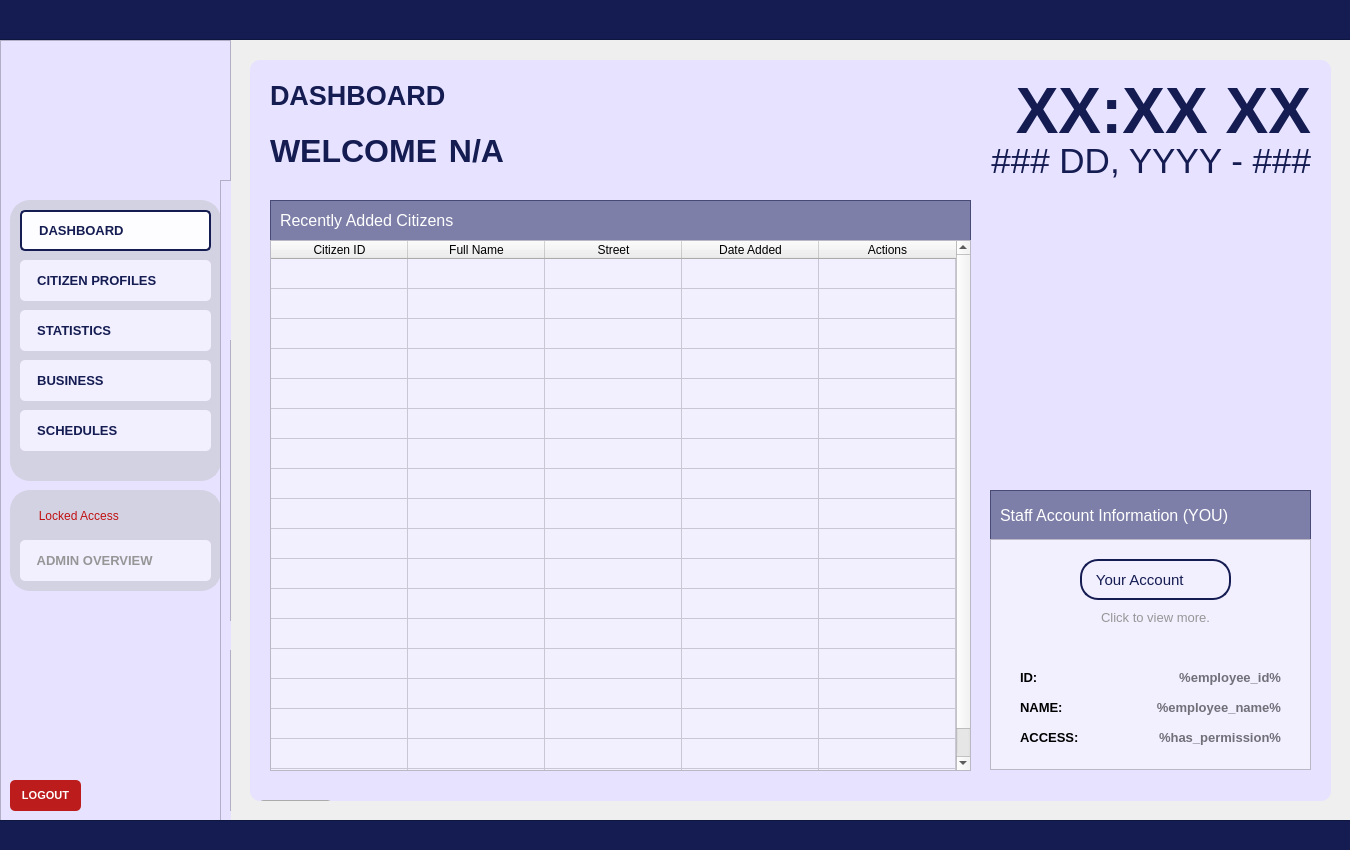
 <widget class="QWidget" name="User_dashboardWidget">
  <property name="geometry">
   <rect>
    <x>0</x>
    <y>0</y>
    <width>1350</width>
    <height>850</height>
   </rect>
  </property>
  <property name="sizePolicy">
   <sizepolicy hsizetype="Fixed" vsizetype="Fixed">
    <horstretch>0</horstretch>
    <verstretch>0</verstretch>
   </sizepolicy>
  </property>
  <property name="maximumSize">
   <size>
    <width>1350</width>
    <height>850</height>
   </size>
  </property>
  <property name="windowTitle">
   <string>Form</string>
  </property>
  <property name="styleSheet">
   <string notr="true">#User_dashboardWidget{
	background-color: #f2efff;
}</string>
  </property>
  <widget class="QFrame" name="baseNavFrame">
   <property name="geometry">
    <rect>
     <x>0</x>
     <y>40</y>
     <width>231</width>
     <height>781</height>
    </rect>
   </property>
   <property name="styleSheet">
    <string notr="true">#baseNavFrame {
	background-color: #e7e2ff;
}</string>
   </property>
   <property name="frameShape">
    <enum>QFrame::Shape::StyledPanel</enum>
   </property>
   <property name="frameShadow">
    <enum>QFrame::Shadow::Raised</enum>
   </property>
   <widget class="QFrame" name="baseNavFramesub1">
    <property name="geometry">
     <rect>
      <x>10</x>
      <y>160</y>
      <width>211</width>
      <height>281</height>
     </rect>
    </property>
    <property name="autoFillBackground">
     <bool>false</bool>
    </property>
    <property name="styleSheet">
     <string notr="true">#baseNavFramesub1{
	background-color: #d3d2e2;
	border-radius: 20px;
	border: 2px solid #d3d2e2;
	opacity: 0.1;
}</string>
    </property>
    <property name="frameShape">
     <enum>QFrame::Shape::StyledPanel</enum>
    </property>
    <property name="frameShadow">
     <enum>QFrame::Shadow::Raised</enum>
    </property>
    <widget class="QPushButton" name="nav_buttonDashboard">
     <property name="geometry">
      <rect>
       <x>10</x>
       <y>10</y>
       <width>191</width>
       <height>41</height>
      </rect>
     </property>
     <property name="font">
      <font>
       <family>Arial</family>
       <pointsize>10</pointsize>
       <bold>true</bold>
      </font>
     </property>
     <property name="cursor">
      <cursorShape>PointingHandCursor</cursorShape>
     </property>
     <property name="layoutDirection">
      <enum>Qt::LayoutDirection::LeftToRight</enum>
     </property>
     <property name="styleSheet">
      <string notr="true">#nav_buttonDashboard {
    background-color: #fdfdff;
    color: #141c52;
    border-radius: 5px;
	border: 2px solid #141c52; 
	text-align: left;
	padding: 10px;
}</string>
     </property>
     <property name="text">
      <string>  DASHBOARD</string>
     </property>
     <property name="icon">
      <iconset>
       <normaloff>../Assets/icon_dashboard.svg</normaloff>../Assets/icon_dashboard.svg</iconset>
     </property>
     <property name="iconSize">
      <size>
       <width>30</width>
       <height>30</height>
      </size>
     </property>
    </widget>
    <widget class="QPushButton" name="nav_buttonCitizenProfiles">
     <property name="geometry">
      <rect>
       <x>10</x>
       <y>60</y>
       <width>191</width>
       <height>41</height>
      </rect>
     </property>
     <property name="font">
      <font>
       <family>Arial</family>
       <pointsize>10</pointsize>
       <bold>true</bold>
      </font>
     </property>
     <property name="cursor">
      <cursorShape>PointingHandCursor</cursorShape>
     </property>
     <property name="styleSheet">
      <string notr="true">#nav_buttonCitizenProfiles {
    background-color: #f2efff;
    color: #141c52;
    border-radius: 5px;
	text-align: left;;
    padding: 10px; /* Optional: Adjusts spacing inside the button */
}
#nav_buttonCitizenProfiles:hover {
    background-color: #fdfdff; /* Slightly lighter blue when hovered */
}
#nav_buttonCitizenProfiles:pressed {
    background-color: #e7e5f4; /* Darker blue when clicked */
}</string>
     </property>
     <property name="text">
      <string>  CITIZEN PROFILES</string>
     </property>
     <property name="icon">
      <iconset>
       <normaloff>../Assets/icon_citizenprofiles.svg</normaloff>../Assets/icon_citizenprofiles.svg</iconset>
     </property>
     <property name="iconSize">
      <size>
       <width>30</width>
       <height>30</height>
      </size>
     </property>
    </widget>
    <widget class="QPushButton" name="nav_buttonStatistics">
     <property name="geometry">
      <rect>
       <x>10</x>
       <y>110</y>
       <width>191</width>
       <height>41</height>
      </rect>
     </property>
     <property name="font">
      <font>
       <family>Arial</family>
       <pointsize>10</pointsize>
       <bold>true</bold>
      </font>
     </property>
     <property name="cursor">
      <cursorShape>PointingHandCursor</cursorShape>
     </property>
     <property name="styleSheet">
      <string notr="true">#nav_buttonStatistics {
    background-color: #f2efff;
    color: #141c52;
    border-radius: 5px;
	text-align: left;
    padding: 10px; /* Optional: Adjusts spacing inside the button */
}
#nav_buttonStatistics:hover {
    background-color: #fdfdff; /* Slightly lighter blue when hovered */
}
#nav_buttonStatistics:pressed {
    background-color: #e7e5f4; /* Darker blue when clicked */
}</string>
     </property>
     <property name="text">
      <string>  STATISTICS</string>
     </property>
     <property name="icon">
      <iconset>
       <normaloff>../Assets/icon_statistics.svg</normaloff>../Assets/icon_statistics.svg</iconset>
     </property>
     <property name="iconSize">
      <size>
       <width>30</width>
       <height>30</height>
      </size>
     </property>
    </widget>
    <widget class="QPushButton" name="nav_buttonSchedules">
     <property name="geometry">
      <rect>
       <x>10</x>
       <y>210</y>
       <width>191</width>
       <height>41</height>
      </rect>
     </property>
     <property name="font">
      <font>
       <family>Arial</family>
       <pointsize>10</pointsize>
       <bold>true</bold>
      </font>
     </property>
     <property name="cursor">
      <cursorShape>PointingHandCursor</cursorShape>
     </property>
     <property name="styleSheet">
      <string notr="true">#nav_buttonSchedules {
    background-color: #f2efff;
    color: #141c52;
    border-radius: 5px;
	text-align: left;
    padding: 10px; /* Optional: Adjusts spacing inside the button */
}
#nav_buttonSchedules:hover {
    background-color: #fdfdff; /* Slightly lighter blue when hovered */
}
#nav_buttonSchedules:pressed {
    background-color: #e7e5f4; /* Darker blue when clicked */
}</string>
     </property>
     <property name="text">
      <string>  SCHEDULES</string>
     </property>
     <property name="icon">
      <iconset>
       <normaloff>../Assets/icon_schedule.svg</normaloff>../Assets/icon_schedule.svg</iconset>
     </property>
     <property name="iconSize">
      <size>
       <width>30</width>
       <height>30</height>
      </size>
     </property>
    </widget>
    <widget class="QPushButton" name="nav_buttonBusiness">
     <property name="geometry">
      <rect>
       <x>10</x>
       <y>160</y>
       <width>191</width>
       <height>41</height>
      </rect>
     </property>
     <property name="font">
      <font>
       <family>Arial</family>
       <pointsize>10</pointsize>
       <bold>true</bold>
      </font>
     </property>
     <property name="cursor">
      <cursorShape>PointingHandCursor</cursorShape>
     </property>
     <property name="styleSheet">
      <string notr="true">#nav_buttonBusiness {
    background-color: #f2efff;
    color: #141c52;
    border-radius: 5px;
	text-align: left;
    padding: 10px; /* Optional: Adjusts spacing inside the button */
}
#nav_buttonBusiness:hover {
    background-color: #fdfdff; /* Slightly lighter blue when hovered */
}
#nav_buttonBusiness:pressed {
    background-color: #e7e5f4; /* Darker blue when clicked */
}</string>
     </property>
     <property name="text">
      <string>  BUSINESS</string>
     </property>
     <property name="icon">
      <iconset>
       <normaloff>../Assets/icon_business.svg</normaloff>../Assets/icon_business.svg</iconset>
     </property>
     <property name="iconSize">
      <size>
       <width>30</width>
       <height>30</height>
      </size>
     </property>
    </widget>
   </widget>
   <widget class="QFrame" name="baseNavFramesub2">
    <property name="geometry">
     <rect>
      <x>10</x>
      <y>450</y>
      <width>211</width>
      <height>101</height>
     </rect>
    </property>
    <property name="autoFillBackground">
     <bool>false</bool>
    </property>
    <property name="styleSheet">
     <string notr="true">#baseNavFramesub2{
	background-color: #d3d2e2;
	border-radius: 20px;
	border: 2px solid #d3d2e2;
	opacity: 0.1;
}</string>
    </property>
    <property name="frameShape">
     <enum>QFrame::Shape::StyledPanel</enum>
    </property>
    <property name="frameShadow">
     <enum>QFrame::Shadow::Raised</enum>
    </property>
    <widget class="QPushButton" name="nav_buttonAdminOverview">
     <property name="geometry">
      <rect>
       <x>10</x>
       <y>50</y>
       <width>191</width>
       <height>41</height>
      </rect>
     </property>
     <property name="font">
      <font>
       <family>Arial</family>
       <pointsize>10</pointsize>
       <bold>true</bold>
      </font>
     </property>
     <property name="cursor">
      <cursorShape>ForbiddenCursor</cursorShape>
     </property>
     <property name="styleSheet">
      <string notr="true">#nav_buttonAdminOverview {
    background-color: #f2efff;
    color: #969696;
    border-radius: 5px;
	text-align: left;
    padding: 10px; /* Optional: Adjusts spacing inside the button */
}
/*#nav_buttonAdminOverview:hover {
    background-color: #fdfdff;
}
#nav_buttonAdminOverview:pressed {
    background-color: #e7e5f4; 
}*/</string>
     </property>
     <property name="text">
      <string>  ADMIN OVERVIEW</string>
     </property>
     <property name="icon">
      <iconset>
       <normaloff>../Assets/icon_adminoverview_off.svg</normaloff>../Assets/icon_adminoverview_off.svg</iconset>
     </property>
     <property name="iconSize">
      <size>
       <width>30</width>
       <height>30</height>
      </size>
     </property>
    </widget>
    <widget class="QPushButton" name="nav_isLocked">
     <property name="geometry">
      <rect>
       <x>10</x>
       <y>10</y>
       <width>111</width>
       <height>31</height>
      </rect>
     </property>
     <property name="styleSheet">
      <string notr="true">#nav_isLocked{
	background-color: #d3d2e2;
	border-radius: 20px;
	border: 2px solid #d3d2e2;
	opacity: 0.1;
	color: #c01111;
}</string>
     </property>
     <property name="text">
      <string>  Locked Access</string>
     </property>
     <property name="icon">
      <iconset>
       <normaloff>../../../../../../Downloads/icon_isLocked.svg</normaloff>../../../../../../Downloads/icon_isLocked.svg</iconset>
     </property>
     <property name="iconSize">
      <size>
       <width>20</width>
       <height>20</height>
      </size>
     </property>
    </widget>
   </widget>
   <widget class="QLabel" name="nav_imageLogo">
    <property name="geometry">
     <rect>
      <x>70</x>
      <y>30</y>
      <width>91</width>
      <height>91</height>
     </rect>
    </property>
    <property name="font">
     <font>
      <family>Arial</family>
      <pointsize>18</pointsize>
      <bold>true</bold>
     </font>
    </property>
    <property name="styleSheet">
     <string notr="true">#nav_imageLogo{	
	background-color: transparent;
	color: #ffffff;
}
</string>
    </property>
    <property name="text">
     <string/>
    </property>
    <property name="pixmap">
     <pixmap>../Assets/logo_brgyClear.png</pixmap>
    </property>
    <property name="scaledContents">
     <bool>true</bool>
    </property>
   </widget>
   <widget class="QPushButton" name="logout_buttonLogout">
    <property name="geometry">
     <rect>
      <x>10</x>
      <y>740</y>
      <width>71</width>
      <height>31</height>
     </rect>
    </property>
    <property name="font">
     <font>
      <family>Arial</family>
      <pointsize>8</pointsize>
      <bold>true</bold>
     </font>
    </property>
    <property name="cursor">
     <cursorShape>PointingHandCursor</cursorShape>
    </property>
    <property name="styleSheet">
     <string notr="true">#logout_buttonLogout {
    background-color: #bc1c1c;
    color: white;
    border-radius: 5px;
    padding: 10px; /* Optional: Adjusts spacing inside the button */
}
#logout_buttonLogout:hover {
    background-color: #d82020; /* Slightly lighter blue when hovered */
}
#logout_buttonLogout:pressed {
    background-color: #8c1515; /* Darker blue when clicked */
}</string>
    </property>
    <property name="text">
     <string>LOGOUT</string>
    </property>
   </widget>
   <widget class="QFrame" name="baseNavFrame_2">
    <property name="geometry">
     <rect>
      <x>220</x>
      <y>140</y>
      <width>231</width>
      <height>781</height>
     </rect>
    </property>
    <property name="styleSheet">
     <string notr="true">background-color: #e7e2ff;</string>
    </property>
    <property name="frameShape">
     <enum>QFrame::Shape::StyledPanel</enum>
    </property>
    <property name="frameShadow">
     <enum>QFrame::Shadow::Raised</enum>
    </property>
    <widget class="QFrame" name="baseNavFramesub1_2">
     <property name="geometry">
      <rect>
       <x>10</x>
       <y>160</y>
       <width>211</width>
       <height>281</height>
      </rect>
     </property>
     <property name="autoFillBackground">
      <bool>false</bool>
     </property>
     <property name="styleSheet">
      <string notr="true">#baseNavFramesub1{
	background-color: #d3d2e2;
	border-radius: 20px;
	border: 2px solid #d3d2e2;
	opacity: 0.1;
}</string>
     </property>
     <property name="frameShape">
      <enum>QFrame::Shape::StyledPanel</enum>
     </property>
     <property name="frameShadow">
      <enum>QFrame::Shadow::Raised</enum>
     </property>
    </widget>
    <widget class="QFrame" name="baseNavFramesub2_2">
     <property name="geometry">
      <rect>
       <x>10</x>
       <y>470</y>
       <width>211</width>
       <height>161</height>
      </rect>
     </property>
     <property name="autoFillBackground">
      <bool>false</bool>
     </property>
     <property name="styleSheet">
      <string notr="true">#baseNavFramesub2{
	background-color: #d3d2e2;
	border-radius: 20px;
	border: 2px solid #d3d2e2;
	opacity: 0.1;
}</string>
     </property>
     <property name="frameShape">
      <enum>QFrame::Shape::StyledPanel</enum>
     </property>
     <property name="frameShadow">
      <enum>QFrame::Shadow::Raised</enum>
     </property>
    </widget>
    <widget class="QLabel" name="login_imageLogo_2">
     <property name="geometry">
      <rect>
       <x>70</x>
       <y>30</y>
       <width>91</width>
       <height>91</height>
      </rect>
     </property>
     <property name="font">
      <font>
       <family>Arial</family>
       <pointsize>18</pointsize>
       <bold>true</bold>
      </font>
     </property>
     <property name="styleSheet">
      <string notr="true">#login_imageLogo{	
	background-color: transparent;
	color: #ffffff;
}
</string>
     </property>
     <property name="text">
      <string/>
     </property>
     <property name="pixmap">
      <pixmap>../Assets/logo_brgyClear.png</pixmap>
     </property>
     <property name="scaledContents">
      <bool>true</bool>
     </property>
    </widget>
    <widget class="QPushButton" name="logout_buttonLogout_2">
     <property name="geometry">
      <rect>
       <x>10</x>
       <y>740</y>
       <width>71</width>
       <height>31</height>
      </rect>
     </property>
     <property name="font">
      <font>
       <family>Arial</family>
       <pointsize>8</pointsize>
       <bold>true</bold>
      </font>
     </property>
     <property name="cursor">
      <cursorShape>PointingHandCursor</cursorShape>
     </property>
     <property name="styleSheet">
      <string notr="true">#logout_buttonLogout {
    background-color: #bc1c1c;
    color: white;
    border-radius: 5px;
    padding: 10px; /* Optional: Adjusts spacing inside the button */
}
#logout_buttonLogout:hover {
    background-color: #d82020; /* Slightly lighter blue when hovered */
}
#logout_buttonLogout:pressed {
    background-color: #8c1515; /* Darker blue when clicked */
}</string>
     </property>
     <property name="text">
      <string>LOGOUT</string>
     </property>
    </widget>
   </widget>
  </widget>
  <widget class="QFrame" name="border_blueLines1">
   <property name="geometry">
    <rect>
     <x>-10</x>
     <y>-1</y>
     <width>1371</width>
     <height>41</height>
    </rect>
   </property>
   <property name="styleSheet">
    <string notr="true">#border_blueLines1{
	background-color: #141c52;
}
</string>
   </property>
   <property name="frameShape">
    <enum>QFrame::Shape::StyledPanel</enum>
   </property>
   <property name="frameShadow">
    <enum>QFrame::Shadow::Raised</enum>
   </property>
  </widget>
  <widget class="QFrame" name="border_blueLines2">
   <property name="geometry">
    <rect>
     <x>-10</x>
     <y>820</y>
     <width>1381</width>
     <height>31</height>
    </rect>
   </property>
   <property name="styleSheet">
    <string notr="true">#border_blueLines2{
	background-color: #141c52;
}
</string>
   </property>
   <property name="frameShape">
    <enum>QFrame::Shape::StyledPanel</enum>
   </property>
   <property name="frameShadow">
    <enum>QFrame::Shadow::Raised</enum>
   </property>
  </widget>
  <widget class="QFrame" name="baseBodyFrame">
   <property name="geometry">
    <rect>
     <x>250</x>
     <y>60</y>
     <width>1081</width>
     <height>741</height>
    </rect>
   </property>
   <property name="styleSheet">
    <string notr="true">#baseBodyFrame {
	background-color: #e7e2ff;
	border: none;
	border-radius: 10px;
}</string>
   </property>
   <property name="frameShape">
    <enum>QFrame::Shape::StyledPanel</enum>
   </property>
   <property name="frameShadow">
    <enum>QFrame::Shadow::Raised</enum>
   </property>
   <widget class="QPushButton" name="logout_buttonLogout_3">
    <property name="geometry">
     <rect>
      <x>10</x>
      <y>740</y>
      <width>71</width>
      <height>31</height>
     </rect>
    </property>
    <property name="font">
     <font>
      <family>Arial</family>
      <pointsize>8</pointsize>
      <bold>true</bold>
     </font>
    </property>
    <property name="cursor">
     <cursorShape>PointingHandCursor</cursorShape>
    </property>
    <property name="styleSheet">
     <string notr="true">#logout_buttonLogout {
    background-color: #bc1c1c;
    color: white;
    border-radius: 5px;
    padding: 10px; /* Optional: Adjusts spacing inside the button */
}
#logout_buttonLogout:hover {
    background-color: #d82020; /* Slightly lighter blue when hovered */
}
#logout_buttonLogout:pressed {
    background-color: #8c1515; /* Darker blue when clicked */
}</string>
    </property>
    <property name="text">
     <string>LOGOUT</string>
    </property>
   </widget>
   <widget class="QLabel" name="title_bodyDashboard">
    <property name="geometry">
     <rect>
      <x>20</x>
      <y>20</y>
      <width>381</width>
      <height>31</height>
     </rect>
    </property>
    <property name="font">
     <font>
      <family>Arial</family>
      <pointsize>20</pointsize>
      <bold>true</bold>
     </font>
    </property>
    <property name="styleSheet">
     <string notr="true">#title_bodyDashboard {
	background-color: transparent;
	color: #141c52;
}
</string>
    </property>
    <property name="text">
     <string>DASHBOARD</string>
    </property>
   </widget>
   <widget class="QLabel" name="label_timeDashboard">
    <property name="geometry">
     <rect>
      <x>720</x>
      <y>20</y>
      <width>341</width>
      <height>61</height>
     </rect>
    </property>
    <property name="font">
     <font>
      <family>Arial</family>
      <pointsize>48</pointsize>
      <bold>true</bold>
     </font>
    </property>
    <property name="layoutDirection">
     <enum>Qt::LayoutDirection::LeftToRight</enum>
    </property>
    <property name="styleSheet">
     <string notr="true">#label_timeDashboard {
    color: #141c52;
}</string>
    </property>
    <property name="text">
     <string>XX:XX XX</string>
    </property>
    <property name="alignment">
     <set>Qt::AlignmentFlag::AlignRight|Qt::AlignmentFlag::AlignTrailing|Qt::AlignmentFlag::AlignVCenter</set>
    </property>
   </widget>
   <widget class="QLabel" name="label_dateDashboard">
    <property name="geometry">
     <rect>
      <x>560</x>
      <y>60</y>
      <width>501</width>
      <height>81</height>
     </rect>
    </property>
    <property name="font">
     <font>
      <family>Arial</family>
      <pointsize>26</pointsize>
      <bold>false</bold>
     </font>
    </property>
    <property name="styleSheet">
     <string notr="true">#label_dateDashboard{
	color: #141c52;
}</string>
    </property>
    <property name="text">
     <string>### DD, YYYY - ###</string>
    </property>
    <property name="alignment">
     <set>Qt::AlignmentFlag::AlignRight|Qt::AlignmentFlag::AlignTrailing|Qt::AlignmentFlag::AlignVCenter</set>
    </property>
   </widget>
   <widget class="QLabel" name="title_welcomeDashboard">
    <property name="geometry">
     <rect>
      <x>20</x>
      <y>70</y>
      <width>171</width>
      <height>41</height>
     </rect>
    </property>
    <property name="font">
     <font>
      <family>Arial</family>
      <pointsize>24</pointsize>
      <bold>true</bold>
     </font>
    </property>
    <property name="styleSheet">
     <string notr="true">#title_welcomeDashboard {
	background-color: transparent;
	color: #141c52;
}
</string>
    </property>
    <property name="text">
     <string>WELCOME</string>
    </property>
   </widget>
   <widget class="QLabel" name="title_employeeFirstNameDashboard">
    <property name="geometry">
     <rect>
      <x>190</x>
      <y>70</y>
      <width>171</width>
      <height>41</height>
     </rect>
    </property>
    <property name="font">
     <font>
      <family>Arial</family>
      <pointsize>24</pointsize>
      <bold>true</bold>
     </font>
    </property>
    <property name="styleSheet">
     <string notr="true">#title_employeeFirstNameDashboard {
	background-color: transparent;
	color: #141c52;
}
</string>
    </property>
    <property name="text">
     <string> N/A</string>
    </property>
   </widget>
   <widget class="QTableWidget" name="table_recentlyAddedCitizensDashboard">
    <property name="geometry">
     <rect>
      <x>20</x>
      <y>180</y>
      <width>701</width>
      <height>531</height>
     </rect>
    </property>
    <property name="styleSheet">
     <string notr="true">#table_recentlyAddedCitizensDashboard{
	background-color: #f2efff;
}</string>
    </property>
    <property name="showGrid">
     <bool>true</bool>
    </property>
    <property name="gridStyle">
     <enum>Qt::PenStyle::SolidLine</enum>
    </property>
    <property name="sortingEnabled">
     <bool>true</bool>
    </property>
    <property name="rowCount">
     <number>18</number>
    </property>
    <property name="columnCount">
     <number>5</number>
    </property>
    <attribute name="horizontalHeaderVisible">
     <bool>true</bool>
    </attribute>
    <attribute name="horizontalHeaderCascadingSectionResizes">
     <bool>false</bool>
    </attribute>
    <attribute name="horizontalHeaderMinimumSectionSize">
     <number>45</number>
    </attribute>
    <attribute name="horizontalHeaderDefaultSectionSize">
     <number>137</number>
    </attribute>
    <attribute name="verticalHeaderVisible">
     <bool>false</bool>
    </attribute>
    <attribute name="verticalHeaderHighlightSections">
     <bool>false</bool>
    </attribute>
    <row/>
    <row/>
    <row/>
    <row/>
    <row/>
    <row/>
    <row/>
    <row/>
    <row/>
    <row/>
    <row/>
    <row/>
    <row/>
    <row/>
    <row/>
    <row/>
    <row/>
    <row/>
    <column>
     <property name="text">
      <string>Citizen ID</string>
     </property>
    </column>
    <column>
     <property name="text">
      <string>Full Name</string>
     </property>
    </column>
    <column>
     <property name="text">
      <string>Street</string>
     </property>
    </column>
    <column>
     <property name="text">
      <string>Date Added</string>
     </property>
    </column>
    <column>
     <property name="text">
      <string>Actions</string>
     </property>
    </column>
   </widget>
   <widget class="QFrame" name="table_titleFrameDashboard">
    <property name="geometry">
     <rect>
      <x>20</x>
      <y>140</y>
      <width>701</width>
      <height>51</height>
     </rect>
    </property>
    <property name="styleSheet">
     <string notr="true">#table_titleFrameDashboard{
	background-color: rgba(20, 28, 82, 128)
}
</string>
    </property>
    <property name="frameShape">
     <enum>QFrame::Shape::StyledPanel</enum>
    </property>
    <property name="frameShadow">
     <enum>QFrame::Shadow::Raised</enum>
    </property>
    <widget class="QLabel" name="label_tableTitleDashboard">
     <property name="geometry">
      <rect>
       <x>10</x>
       <y>0</y>
       <width>411</width>
       <height>41</height>
      </rect>
     </property>
     <property name="font">
      <font>
       <family>Arial</family>
       <pointsize>12</pointsize>
       <bold>false</bold>
      </font>
     </property>
     <property name="styleSheet">
      <string notr="true">#label_tableTitleDashboard {
	background-color: transparent;
	color: #FFFFFF;
}
</string>
     </property>
     <property name="text">
      <string>Recently Added Citizens</string>
     </property>
    </widget>
   </widget>
   <widget class="QFrame" name="frame_staffAccountInformationDashboard">
    <property name="geometry">
     <rect>
      <x>740</x>
      <y>479</y>
      <width>321</width>
      <height>231</height>
     </rect>
    </property>
    <property name="styleSheet">
     <string notr="true">#frame_staffAccountInformationDashboard{
	background-color: #f2efff;
}</string>
    </property>
    <property name="frameShape">
     <enum>QFrame::Shape::StyledPanel</enum>
    </property>
    <property name="frameShadow">
     <enum>QFrame::Shadow::Raised</enum>
    </property>
    <widget class="QPushButton" name="acc_buttonYourAccount">
     <property name="geometry">
      <rect>
       <x>90</x>
       <y>20</y>
       <width>151</width>
       <height>41</height>
      </rect>
     </property>
     <property name="font">
      <font>
       <family>Arial</family>
       <pointsize>11</pointsize>
      </font>
     </property>
     <property name="styleSheet">
      <string notr="true">#acc_buttonYourAccount {
    background-color: #f2efff;
    color: #141c52;
	border: 2px solid #141c52; 
	border-radius: 18px;
	text-align: left;
    padding: 10px; /* Optional: Adjusts spacing inside the button */
}
#acc_buttonYourAccount:hover {
    background-color: #fdfdff; /* Slightly lighter blue when hovered */
}
#acc_buttonYourAccount:pressed {
    background-color: #e7e5f4; /* Darker blue when clicked */
}

</string>
     </property>
     <property name="text">
      <string> Your Account</string>
     </property>
     <property name="icon">
      <iconset>
       <normaloff>../Assets/icon_myprofile.svg</normaloff>../Assets/icon_myprofile.svg</iconset>
     </property>
     <property name="iconSize">
      <size>
       <width>20</width>
       <height>20</height>
      </size>
     </property>
     <property name="shortcut">
      <string/>
     </property>
    </widget>
    <widget class="QLabel" name="label_info">
     <property name="geometry">
      <rect>
       <x>100</x>
       <y>70</y>
       <width>131</width>
       <height>16</height>
      </rect>
     </property>
     <property name="font">
      <font>
       <family>Arial</family>
       <pointsize>10</pointsize>
      </font>
     </property>
     <property name="styleSheet">
      <string notr="true">#label_info{
	color: #969696;
}</string>
     </property>
     <property name="text">
      <string>Click to view more.</string>
     </property>
     <property name="alignment">
      <set>Qt::AlignmentFlag::AlignCenter</set>
     </property>
    </widget>
    <widget class="QLabel" name="label_empIDAccInfo">
     <property name="geometry">
      <rect>
       <x>30</x>
       <y>130</y>
       <width>131</width>
       <height>16</height>
      </rect>
     </property>
     <property name="font">
      <font>
       <family>Arial</family>
       <pointsize>10</pointsize>
       <bold>true</bold>
      </font>
     </property>
     <property name="styleSheet">
      <string notr="true">#label_empIDAccInfo{
	color: #000000;
}</string>
     </property>
     <property name="text">
      <string>ID:</string>
     </property>
    </widget>
    <widget class="QLabel" name="label_empNameAccInfo">
     <property name="geometry">
      <rect>
       <x>30</x>
       <y>160</y>
       <width>131</width>
       <height>16</height>
      </rect>
     </property>
     <property name="font">
      <font>
       <family>Arial</family>
       <pointsize>10</pointsize>
       <bold>true</bold>
      </font>
     </property>
     <property name="styleSheet">
      <string notr="true">#label_empNameAccInfo{
	color: #000000;
}</string>
     </property>
     <property name="text">
      <string>NAME:</string>
     </property>
    </widget>
    <widget class="QLabel" name="label_empAccessAccInfo">
     <property name="geometry">
      <rect>
       <x>30</x>
       <y>190</y>
       <width>131</width>
       <height>16</height>
      </rect>
     </property>
     <property name="font">
      <font>
       <family>Arial</family>
       <pointsize>10</pointsize>
       <bold>true</bold>
      </font>
     </property>
     <property name="styleSheet">
      <string notr="true">#label_empAccessAccInfo{
	color: #000000;
}</string>
     </property>
     <property name="text">
      <string>ACCESS:</string>
     </property>
    </widget>
    <widget class="QLabel" name="data_empAccessAccInfo">
     <property name="geometry">
      <rect>
       <x>160</x>
       <y>190</y>
       <width>131</width>
       <height>16</height>
      </rect>
     </property>
     <property name="font">
      <font>
       <family>Arial</family>
       <pointsize>10</pointsize>
       <bold>true</bold>
      </font>
     </property>
     <property name="styleSheet">
      <string notr="true">#data_empAccessAccInfo{
	color: #707078;
}</string>
     </property>
     <property name="text">
      <string>%has_permission%</string>
     </property>
     <property name="alignment">
      <set>Qt::AlignmentFlag::AlignRight|Qt::AlignmentFlag::AlignTrailing|Qt::AlignmentFlag::AlignVCenter</set>
     </property>
    </widget>
    <widget class="QLabel" name="data_empNameAccInfo">
     <property name="geometry">
      <rect>
       <x>160</x>
       <y>160</y>
       <width>131</width>
       <height>16</height>
      </rect>
     </property>
     <property name="font">
      <font>
       <family>Arial</family>
       <pointsize>10</pointsize>
       <bold>true</bold>
      </font>
     </property>
     <property name="styleSheet">
      <string notr="true">#data_empNameAccInfo{
	color: #707078;
}</string>
     </property>
     <property name="text">
      <string>%employee_name%</string>
     </property>
     <property name="alignment">
      <set>Qt::AlignmentFlag::AlignRight|Qt::AlignmentFlag::AlignTrailing|Qt::AlignmentFlag::AlignVCenter</set>
     </property>
    </widget>
    <widget class="QLabel" name="data_empIDAccInfo">
     <property name="geometry">
      <rect>
       <x>160</x>
       <y>130</y>
       <width>131</width>
       <height>16</height>
      </rect>
     </property>
     <property name="font">
      <font>
       <family>Arial</family>
       <pointsize>10</pointsize>
       <bold>true</bold>
      </font>
     </property>
     <property name="styleSheet">
      <string notr="true">#data_empIDAccInfo{
	color: #707078;
}</string>
     </property>
     <property name="text">
      <string>%employee_id%</string>
     </property>
     <property name="alignment">
      <set>Qt::AlignmentFlag::AlignRight|Qt::AlignmentFlag::AlignTrailing|Qt::AlignmentFlag::AlignVCenter</set>
     </property>
    </widget>
   </widget>
   <widget class="QFrame" name="frame_titleStaffAccountInfoDashboard">
    <property name="geometry">
     <rect>
      <x>740</x>
      <y>430</y>
      <width>321</width>
      <height>51</height>
     </rect>
    </property>
    <property name="styleSheet">
     <string notr="true">#frame_titleStaffAccountInfoDashboard{
	background-color: rgba(20, 28, 82, 128)
}
</string>
    </property>
    <property name="frameShape">
     <enum>QFrame::Shape::StyledPanel</enum>
    </property>
    <property name="frameShadow">
     <enum>QFrame::Shadow::Raised</enum>
    </property>
    <widget class="QLabel" name="label_frameTitleDashboard">
     <property name="geometry">
      <rect>
       <x>10</x>
       <y>10</y>
       <width>411</width>
       <height>31</height>
      </rect>
     </property>
     <property name="font">
      <font>
       <family>Arial</family>
       <pointsize>12</pointsize>
       <bold>false</bold>
      </font>
     </property>
     <property name="styleSheet">
      <string notr="true">#label_frameTitleDashboard {
	background-color: transparent;
	color: #FFFFFF;
}
</string>
     </property>
     <property name="text">
      <string>Staff Account Information (YOU)</string>
     </property>
    </widget>
   </widget>
   <zorder>table_titleFrameDashboard</zorder>
   <zorder>logout_buttonLogout_3</zorder>
   <zorder>title_bodyDashboard</zorder>
   <zorder>label_timeDashboard</zorder>
   <zorder>label_dateDashboard</zorder>
   <zorder>title_welcomeDashboard</zorder>
   <zorder>title_employeeFirstNameDashboard</zorder>
   <zorder>table_recentlyAddedCitizensDashboard</zorder>
   <zorder>frame_titleStaffAccountInfoDashboard</zorder>
   <zorder>frame_staffAccountInformationDashboard</zorder>
  </widget>
 </widget>
